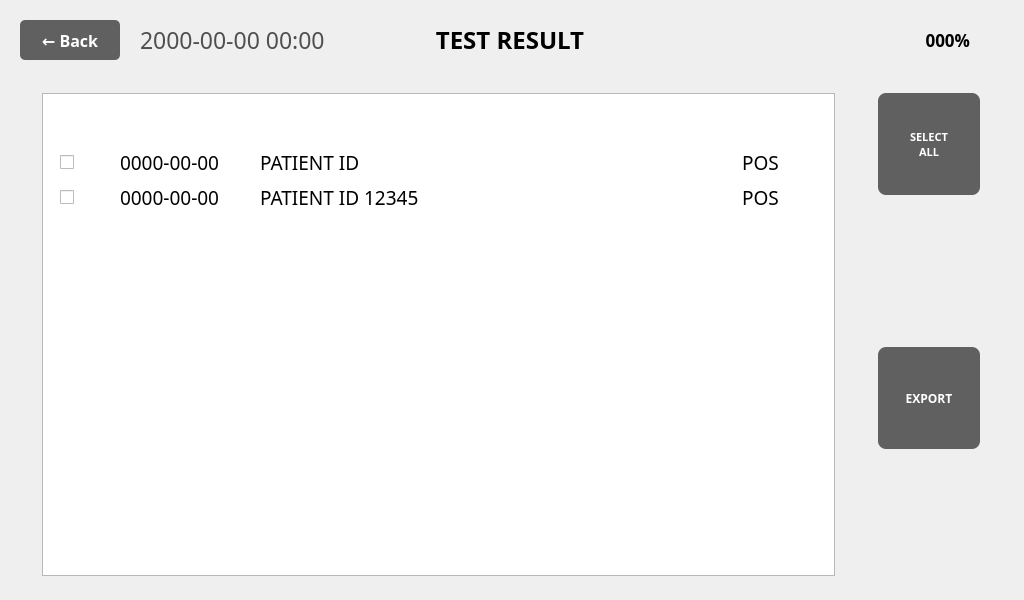
<?xml version="1.0" encoding="UTF-8"?>
<ui version="4.0">
 <class>ResultListWindow</class>
 <widget class="QMainWindow" name="ResultListWindow">
  <property name="geometry">
   <rect>
    <x>0</x>
    <y>0</y>
    <width>1024</width>
    <height>600</height>
   </rect>
  </property>
  <property name="windowTitle">
   <string notr="true">Home</string>
  </property>
  <property name="unifiedTitleAndToolBarOnMac">
   <bool>false</bool>
  </property>
  <widget class="QWidget" name="centralwidget">
   <widget class="QPushButton" name="pushButton_ResultListBackArrow">
    <property name="geometry">
     <rect>
      <x>20</x>
      <y>20</y>
      <width>100</width>
      <height>40</height>
     </rect>
    </property>
    <property name="font">
     <font>
      <family>Pretendard</family>
      <pointsize>16</pointsize>
      <weight>75</weight>
      <bold>true</bold>
     </font>
    </property>
    <property name="styleSheet">
     <string notr="true">QPushButton {
    background-color: #606060;
    color: white;
    border: none;
    border-radius: 5px;
    font-size: 16px;
    font-weight: bold;
}
QPushButton:hover {
    background-color: #707070;
}
QPushButton:pressed {
    background-color: #505050;
}</string>
    </property>
    <property name="text">
     <string>← Back</string>
    </property>
    <property name="flat">
     <bool>false</bool>
    </property>
   </widget>
   <widget class="QPushButton" name="pushButton_RListHome">
    <property name="geometry">
     <rect>
      <x>878</x>
      <y>93</y>
      <width>102</width>
      <height>102</height>
     </rect>
    </property>
    <property name="text">
     <string>SELECT
ALL</string>
    </property>
    <property name="font">
     <font>
      <family>Pretendard</family>
      <pointsize>11</pointsize>
      <weight>75</weight>
      <bold>true</bold>
     </font>
    </property>
    <property name="styleSheet">
     <string notr="true">QPushButton {
    background-color: #606060;
    color: white;
    border: none;
    border-radius: 8px;
    font-size: 11px;
    font-weight: bold;
}
QPushButton:hover {
    background-color: #707070;
}
QPushButton:pressed {
    background-color: #505050;
}</string>
    </property>
   </widget>
   <widget class="QPushButton" name="pushButton_RListSend">
    <property name="geometry">
     <rect>
      <x>878</x>
      <y>220</y>
      <width>102</width>
      <height>102</height>
     </rect>
    </property>
    <property name="text">
     <string/>
    </property>
    <property name="icon">
     <iconset>
      <normaloff>../image/06_Result/Result_Send.png</normaloff>../image/06_Result/Result_Send.png</iconset>
    </property>
    <property name="iconSize">
     <size>
      <width>102</width>
      <height>102</height>
     </size>
    </property>
    <property name="flat">
     <bool>true</bool>
    </property>
   </widget>
   <widget class="QPushButton" name="pushButton_RListExport">
    <property name="geometry">
     <rect>
      <x>878</x>
      <y>347</y>
      <width>102</width>
      <height>102</height>
     </rect>
    </property>
    <property name="text">
     <string>EXPORT</string>
    </property>
    <property name="font">
     <font>
      <family>Pretendard</family>
      <pointsize>12</pointsize>
      <weight>75</weight>
      <bold>true</bold>
     </font>
    </property>
    <property name="styleSheet">
     <string notr="true">QPushButton {
    background-color: #606060;
    color: white;
    border: none;
    border-radius: 8px;
    font-size: 12px;
    font-weight: bold;
}
QPushButton:hover {
    background-color: #707070;
}
QPushButton:pressed {
    background-color: #505050;
}</string>
    </property>
   </widget>
   <widget class="QPushButton" name="pushButton_RListDelete">
    <property name="geometry">
     <rect>
      <x>878</x>
      <y>474</y>
      <width>102</width>
      <height>102</height>
     </rect>
    </property>
    <property name="text">
     <string/>
    </property>
    <property name="icon">
     <iconset>
      <normaloff>../image/07_TestResult/TestResult_Delete.png</normaloff>../image/07_TestResult/TestResult_Delete.png</iconset>
    </property>
    <property name="iconSize">
     <size>
      <width>102</width>
      <height>102</height>
     </size>
    </property>
    <property name="flat">
     <bool>true</bool>
    </property>
   </widget>
   <widget class="QLabel" name="label_9">
    <property name="geometry">
     <rect>
      <x>850</x>
      <y>20</y>
      <width>80</width>
      <height>40</height>
     </rect>
    </property>
    <property name="text">
     <string/>
    </property>
    <property name="pixmap">
     <pixmap>../image/Icon/Battery_Icon-050.png</pixmap>
    </property>
    <property name="scaledContents">
     <bool>true</bool>
    </property>
   </widget>
   <!-- <widget class="QLabel" name="label_4">
    <property name="geometry">
     <rect>
      <x>42</x>
      <y>93</y>
      <width>793</width>
      <height>37</height>
     </rect>
    </property>
    <property name="frameShape">
     <enum>QFrame::NoFrame</enum>
    </property>
    <property name="text">
     <string/>
    </property>
    <property name="pixmap">
     <pixmap>../image/07_TestResult/TestResult_TableBar.png</pixmap>
    </property>
    <property name="alignment">
     <set>Qt::AlignCenter</set>
    </property>
   </widget> -->
   <widget class="QTextBrowser" name="textBrowser">
    <property name="geometry">
     <rect>
      <x>42</x>
      <y>93</y>
      <width>793</width>
      <height>483</height>
     </rect>
    </property>
    <property name="frameShadow">
     <enum>QFrame::Raised</enum>
    </property>
   </widget>
   <widget class="QCheckBox" name="checkBox">
    <property name="geometry">
     <rect>
      <x>60</x>
      <y>150</y>
      <width>25</width>
      <height>25</height>
     </rect>
    </property>
    <property name="sizeIncrement">
     <size>
      <width>0</width>
      <height>0</height>
     </size>
    </property>
    <property name="text">
     <string/>
    </property>
   </widget>
   <widget class="QCheckBox" name="checkBox_2">
    <property name="geometry">
     <rect>
      <x>60</x>
      <y>185</y>
      <width>25</width>
      <height>25</height>
     </rect>
    </property>
    <property name="sizeIncrement">
     <size>
      <width>0</width>
      <height>0</height>
     </size>
    </property>
    <property name="text">
     <string/>
    </property>
   </widget>
   <widget class="QLabel" name="label_5">
    <property name="geometry">
     <rect>
      <x>120</x>
      <y>150</y>
      <width>120</width>
      <height>25</height>
     </rect>
    </property>
    <property name="font">
     <font>
      <family>Pretendard</family>
      <pointsize>14</pointsize>
      <weight>50</weight>
      <bold>false</bold>
     </font>
    </property>
    <property name="text">
     <string>0000-00-00</string>
    </property>
   </widget>
   <widget class="QLabel" name="label_6">
    <property name="geometry">
     <rect>
      <x>260</x>
      <y>150</y>
      <width>380</width>
      <height>25</height>
     </rect>
    </property>
    <property name="font">
     <font>
      <family>Pretendard</family>
      <pointsize>14</pointsize>
      <weight>50</weight>
      <bold>false</bold>
     </font>
    </property>
    <property name="text">
     <string>PATIENT ID</string>
    </property>
   </widget>
   <widget class="QLabel" name="label_7">
    <property name="geometry">
     <rect>
      <x>700</x>
      <y>150</y>
      <width>121</width>
      <height>25</height>
     </rect>
    </property>
    <property name="font">
     <font>
      <family>Pretendard</family>
      <pointsize>14</pointsize>
      <weight>50</weight>
      <bold>false</bold>
     </font>
    </property>
    <property name="text">
     <string>POS</string>
    </property>
    <property name="alignment">
     <set>Qt::AlignCenter</set>
    </property>
   </widget>
   <widget class="QLabel" name="label_9">
    <property name="geometry">
     <rect>
      <x>120</x>
      <y>185</y>
      <width>120</width>
      <height>25</height>
     </rect>
    </property>
    <property name="font">
     <font>
      <family>Pretendard</family>
      <pointsize>14</pointsize>
      <weight>50</weight>
      <bold>false</bold>
     </font>
    </property>
    <property name="text">
     <string>0000-00-00</string>
    </property>
   </widget>
   <widget class="QLabel" name="label_10">
    <property name="geometry">
     <rect>
      <x>260</x>
      <y>185</y>
      <width>380</width>
      <height>25</height>
     </rect>
    </property>
    <property name="font">
     <font>
      <family>Pretendard</family>
      <pointsize>14</pointsize>
      <weight>50</weight>
      <bold>false</bold>
     </font>
    </property>
    <property name="text">
     <string>PATIENT ID 12345</string>
    </property>
   </widget>
   <widget class="QLabel" name="label_11">
    <property name="geometry">
     <rect>
      <x>700</x>
      <y>185</y>
      <width>121</width>
      <height>25</height>
     </rect>
    </property>
    <property name="font">
     <font>
      <family>Pretendard</family>
      <pointsize>14</pointsize>
      <weight>50</weight>
      <bold>false</bold>
     </font>
    </property>
    <property name="text">
     <string>POS</string>
    </property>
    <property name="alignment">
     <set>Qt::AlignCenter</set>
    </property>
   </widget>
   <widget class="QLabel" name="label_Title">
    <property name="geometry">
     <rect>
      <x>420</x>
      <y>20</y>
      <width>180</width>
      <height>40</height>
     </rect>
    </property>
    <property name="palette">
     <palette>
      <active>
       <colorrole role="WindowText">
        <brush brushstyle="SolidPattern">
         <color alpha="255">
          <red>0</red>
          <green>0</green>
          <blue>0</blue>
         </color>
        </brush>
       </colorrole>
      </active>
      <inactive>
       <colorrole role="WindowText">
        <brush brushstyle="SolidPattern">
         <color alpha="255">
          <red>0</red>
          <green>0</green>
          <blue>0</blue>
         </color>
        </brush>
       </colorrole>
      </inactive>
      <disabled>
       <colorrole role="WindowText">
        <brush brushstyle="SolidPattern">
         <color alpha="255">
          <red>120</red>
          <green>120</green>
          <blue>120</blue>
         </color>
        </brush>
       </colorrole>
      </disabled>
     </palette>
    </property>
    <property name="font">
     <font>
      <family>Pretendard</family>
      <pointsize>18</pointsize>
      <weight>75</weight>
      <bold>true</bold>
     </font>
    </property>
    <property name="text">
     <string>TEST RESULT</string>
    </property>
    <property name="alignment">
     <set>Qt::AlignCenter</set>
    </property>
   </widget>
   <widget class="QLabel" name="label_BatteryGuage">
    <property name="geometry">
     <rect>
      <x>820</x>
      <y>20</y>
      <width>150</width>
      <height>40</height>
     </rect>
    </property>
    <property name="palette">
     <palette>
      <active>
       <colorrole role="WindowText">
        <brush brushstyle="SolidPattern">
         <color alpha="255">
          <red>0</red>
          <green>0</green>
          <blue>0</blue>
         </color>
        </brush>
       </colorrole>
      </active>
      <inactive>
       <colorrole role="WindowText">
        <brush brushstyle="SolidPattern">
         <color alpha="255">
          <red>0</red>
          <green>0</green>
          <blue>0</blue>
         </color>
        </brush>
       </colorrole>
      </inactive>
      <disabled>
       <colorrole role="WindowText">
        <brush brushstyle="SolidPattern">
         <color alpha="255">
          <red>120</red>
          <green>120</green>
          <blue>120</blue>
         </color>
        </brush>
       </colorrole>
      </disabled>
     </palette>
    </property>
    <property name="font">
     <font>
      <family>Pretendard</family>
      <pointsize>13</pointsize>
      <weight>75</weight>
      <bold>true</bold>
     </font>
    </property>
    <property name="text">
     <string>000%</string>
    </property>
    <property name="alignment">
     <set>Qt::AlignRight|Qt::AlignVCenter</set>
    </property>
   </widget>
   <widget class="QLabel" name="label_DateNClock">
    <property name="geometry">
     <rect>
      <x>140</x>
      <y>20</y>
      <width>300</width>
      <height>40</height>
     </rect>
    </property>
    <property name="palette">
     <palette>
      <active>
       <colorrole role="WindowText">
        <brush brushstyle="SolidPattern">
         <color alpha="255">
          <red>79</red>
          <green>79</green>
          <blue>79</blue>
         </color>
        </brush>
       </colorrole>
      </active>
      <inactive>
       <colorrole role="WindowText">
        <brush brushstyle="SolidPattern">
         <color alpha="255">
          <red>79</red>
          <green>79</green>
          <blue>79</blue>
         </color>
        </brush>
       </colorrole>
      </inactive>
      <disabled>
       <colorrole role="WindowText">
        <brush brushstyle="SolidPattern">
         <color alpha="255">
          <red>120</red>
          <green>120</green>
          <blue>120</blue>
         </color>
        </brush>
       </colorrole>
      </disabled>
     </palette>
    </property>
    <property name="font">
     <font>
      <family>Pretendard</family>
      <pointsize>17</pointsize>
      <weight>50</weight>
      <bold>false</bold>
     </font>
    </property>
    <property name="text">
     <string>2000-00-00 00:00</string>
    </property>
    <property name="alignment">
     <set>Qt::AlignLeading|Qt::AlignLeft|Qt::AlignVCenter</set>
    </property>
   </widget>
  </widget>
 </widget>
 <resources/>
 <connections/>
</ui>
